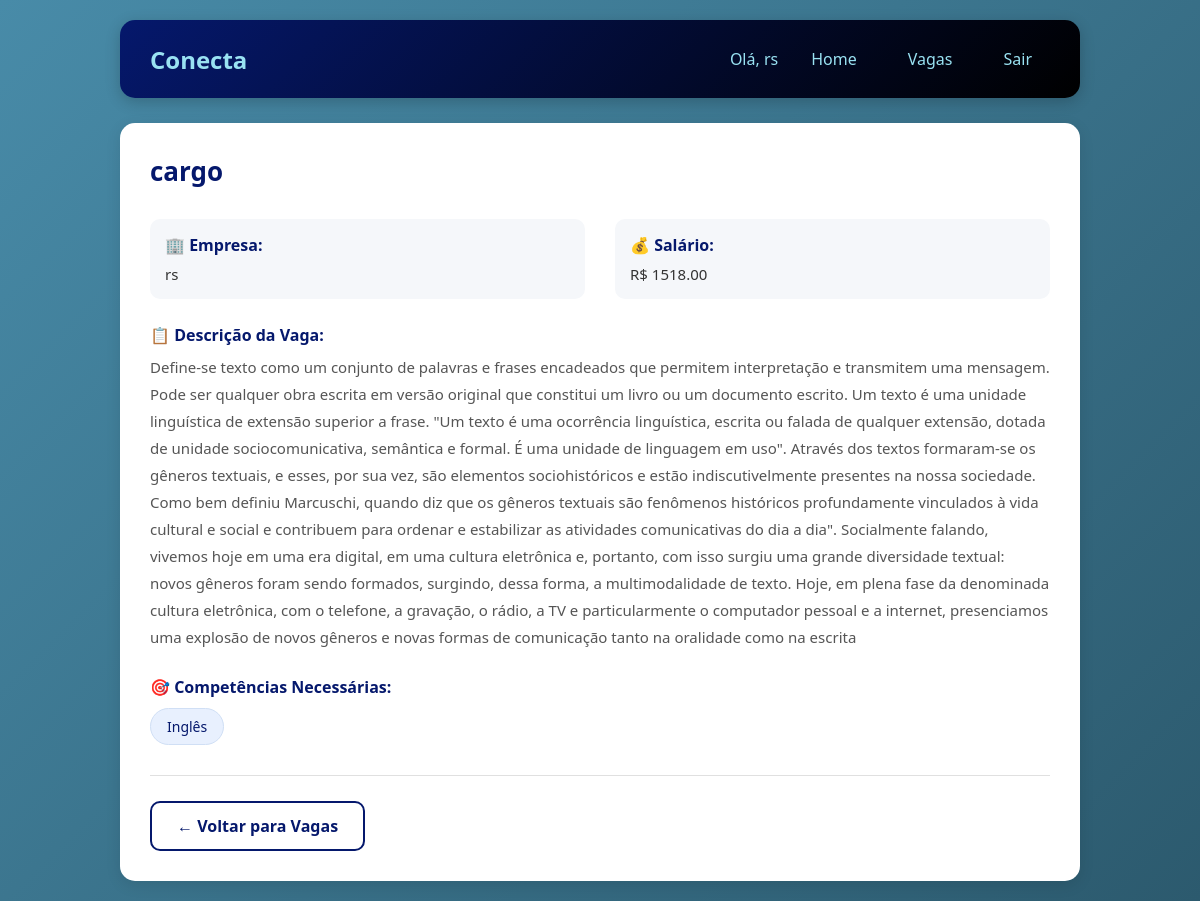
The page /vaga/3 (signed in) on the database its author committed.
### tables this page shows
CREATE TABLE vagas (
        id_vaga INTEGER PRIMARY KEY AUTOINCREMENT,
        titulo TEXT,
        descricao TEXT,
        salario REAL,
        cidade TEXT,
        regime TEXT,
        status TEXT DEFAULT 'ativa',
        data_publicacao TIMESTAMP DEFAULT CURRENT_TIMESTAMP,
        id_empresa INTEGER,
        FOREIGN KEY (id_empresa) REFERENCES empresas (id_empresa)
    );

CREATE TABLE empresas (
        id_empresa INTEGER PRIMARY KEY AUTOINCREMENT, 
        nome TEXT,
        endereco TEXT,
        email TEXT,
        senha TEXT,
        telefone TEXT,
        cnpj TEXT NOT NULL UNIQUE
    );

CREATE TABLE competencias (
        id_competencia INTEGER PRIMARY KEY AUTOINCREMENT,
        nome TEXT
    );

### routes/vagas.py (the view)
@bp_vagas.route('/vaga/<int:id_vaga>')
def detalhe_vaga(id_vaga):
    if 'usuario_id' not in session:
        return redirect('/')
    vaga = Vaga.buscar(id_vaga)
    if not vaga:
        flash("Vaga não encontrada!", "erro")
        return redirect(url_for('vagas.listar_vagas'))
    id_funcionario = session['usuario_id']
    match_percent = Match.calcular(id_funcionario, id_vaga)
    match_degrees = match_percent * 3.6
    from CRUDs.candidatura import CandidaturaCRUD
    ja_candidatou = CandidaturaCRUD.verificar_candidatura(id_funcionario, id_vaga)
    return render_template('vaga/vaga_detalhe.html',
                         vaga=vaga,
                         match_percent=match_percent,
                         match_degrees=match_degrees,
                         ja_candidatou=ja_candidatou)

### CRUDs/candidatura.py (called while the page is built)
    @staticmethod
    def verificar_candidatura(id_funcionario, id_vaga):
        conn = get_connection()
        try:
            cursor = conn.cursor()
            cursor.execute('''
                SELECT 1 FROM candidaturas
                WHERE id_funcionario = ? AND id_vaga = ?
            ''', (id_funcionario, id_vaga))
            return cursor.fetchone() is not None
        finally:
            conn.close()

    @staticmethod
    def calcular(id_funcionario, id_vaga):
        conn = get_connection()
        try:
            cursor = conn.cursor()
            cursor.execute('SELECT COUNT(*) as total FROM vaga_competencias WHERE id_vaga = ?', (id_vaga,))
            total_vaga = cursor.fetchone()['total']
            if total_vaga == 0:
                return 0
            cursor.execute('''
                SELECT COUNT(*) as match
                FROM funcionario_competencias
                WHERE id_funcionario = ?
                AND id_competencia IN (SELECT id_competencia FROM vaga_competencias WHERE id_vaga = ?)
            ''', (id_funcionario, id_vaga))
            match = cursor.fetchone()['match']
            return round((match / total_vaga) * 100)
        finally:
            conn.close()

### CRUDs/crud_vagas.py (called while the page is built)
    @staticmethod
    def buscar_por_id(id_vaga):
        conn = get_connection()
        try:
            cursor = conn.cursor()
            cursor.execute('''
                SELECT v.*, e.nome as empresa_nome
                FROM vagas v
                JOIN empresas e ON v.id_empresa = e.id_empresa
                WHERE v.id_vaga = ?
            ''', (id_vaga,))
            return cursor.fetchone()
        finally:
            conn.close()

    @staticmethod
    def buscar_competencias_vaga(id_vaga):
        conn = get_connection()
        try:
            cursor = conn.cursor()
            cursor.execute('''
                SELECT c.id_competencia, c.nome
                FROM vaga_competencias vc
                JOIN competencias c ON vc.id_competencia = c.id_competencia
                WHERE vc.id_vaga = ?
            ''', (id_vaga,))
            return cursor.fetchall()
        finally:
            conn.close()

### database/connect.py (called while the page is built)
def get_connection():
    conn = sqlite3.connect(Config.DB_PATH)
    conn.execute("PRAGMA foreign_keys = ON;")
    conn.row_factory = sqlite3.Row
    return conn

### templates/vaga/vaga_detalhe.html (shortened to what this page needs)
<!DOCTYPE html>
<html lang="pt-br">
<head>
    <link rel="stylesheet" href="../static/css/vaga/vaga_detalhe.css">
</head>
<body>
    {% extends "menu.html" %}
{% block content %}
        <div class="vaga-detalhe">
            <div class="vaga-header-detalhe">
                <h2>{{ vaga.titulo }}</h2>
            </div>
            <div class="info-section">
                <div class="empresa-info">
                    <strong>🏢 Empresa:</strong> {{ vaga.empresa_nome }}
                </div>
                <div class="salario-info">
                    <strong>💰 Salário:</strong>
                    {% if vaga.salario %}
                        R$ {{ "%.2f"|format(vaga.salario) }}
                    {% else %}
                        A combinar
                    {% endif %}
                </div>
            </div>
            <div class="descricao-info">
                <strong>📋 Descrição da Vaga:</strong>
                <p>{{ vaga.descricao }}</p>
            </div>
            <div class="competencias-info">
                <strong>🎯 Competências Necessárias:</strong>
                <div class="competencias-lista-detalhe">
                    {% for comp in vaga.competencias %}
                        <span class="competencia-tag">{{ comp.nome }}</span>
                    {% endfor %}
                </div>
            </div>
            <div class="acoes-detalhe">
                {% if ja_candidatou %}
                    <div class="alert-success">
                        ✅ Parabéns! Você já se candidatou a esta vaga. A empresa entrará em contato em breve.
                    </div>
                    <a href="{{ url_for('vagas.listar_vagas') }}" class="btn-voltar">← Voltar para Vagas</a>
                {% else %}
                    <a href="{{ url_for('vagas.listar_vagas') }}" class="btn-voltar">← Voltar para Vagas</a>
                {% endif %}
            </div>
        </div>
    </div>
{% endblock %}

### static/css/vaga/vaga_detalhe.css (style rules this page uses)
* { margin: 0; padding: 0; box-sizing: border-box; }
body { font-family: 'Segoe UI', Tahoma, Geneva, Verdana, sans-serif; background: linear-gradient(135deg, #488BA8 0%, #2c5a6e 100%); min-height: 100vh; }
.vaga-detalhe { background: white; border-radius: 15px; padding: 30px; box-shadow: 0 4px 15px rgba(0,0,0,0.1); }
.vaga-header-detalhe { display: flex; justify-content: space-between; align-items: flex-start; margin-bottom: 30px; flex-wrap: wrap; gap: 20px; }
.vaga-header-detalhe h2 { color: #05186c; font-size: 26px; flex: 1; min-width: 250px; }
.info-section { display: flex; gap: 30px; margin-bottom: 25px; flex-wrap: wrap; }
.empresa-info, .salario-info { flex: 1; min-width: 200px; padding: 15px; background: #f5f7fa; border-radius: 10px; }
.empresa-info strong, .salario-info strong, .descricao-info strong, .competencias-info strong { color: #05186c; display: block; margin-bottom: 8px; font-size: 16px; }
.empresa-info, .salario-info { color: #333; font-size: 15px; }
.descricao-info { margin-bottom: 25px; }
.descricao-info p { color: #555; line-height: 1.8; font-size: 15px; }
.competencias-info { margin-bottom: 30px; }
.competencias-lista-detalhe { display: flex; gap: 10px; flex-wrap: wrap; margin-top: 10px; }
.competencia-tag { background: #e8f0fe; color: #05186c; padding: 8px 16px; border-radius: 20px; font-size: 14px; font-weight: 500; border: 1px solid #d0dff5; }
.acoes-detalhe { display: flex; gap: 15px; align-items: center; flex-wrap: wrap; margin-top: 30px; padding-top: 25px; border-top: 1px solid #e0e0e0; }
.btn-voltar { color: #05186c; text-decoration: none; padding: 12px 25px; border: 2px solid #05186c; border-radius: 10px; font-weight: 600; transition: all 0.3s; display: inline-block; }

### static/css/home/homef.css (style rules this page uses)
* { margin: 0; padding: 0; box-sizing: border-box; }
body { font-family: 'Segoe UI', Tahoma, Geneva, Verdana, sans-serif; background: linear-gradient(135deg, #488BA8 0%, #2c5a6e 100%); min-height: 100vh; }

### rows shown on the page
vagas: titulo "cargo", salario "1518.00", descricao "Define-se texto como um conjunto de palavras e frases encadeados que permitem interpretação e transmitem uma mensagem. Pode ser qualquer obra escrita em versão original que constitui um livro ou um documento escrito. Um texto é uma unidade linguística de extensão superior a frase. \"Um texto é uma ocorrência linguística, escrita ou falada de qualquer extensão, dotada de unidade sociocomunicativa, semântica e formal. É uma unidade de linguagem em uso\". Através dos textos formaram-se os gêneros textuais, e esses, por sua vez, são elementos sociohistóricos e estão indiscutivelmente presentes na nossa sociedade. Como bem definiu Marcuschi, quando diz que os gêneros textuais são fenômenos…"
empresas: empresa_nome "rs"
competencias: nome "Inglês"

### other values the page prints
{{ session.usuario_nome }} "rs"
